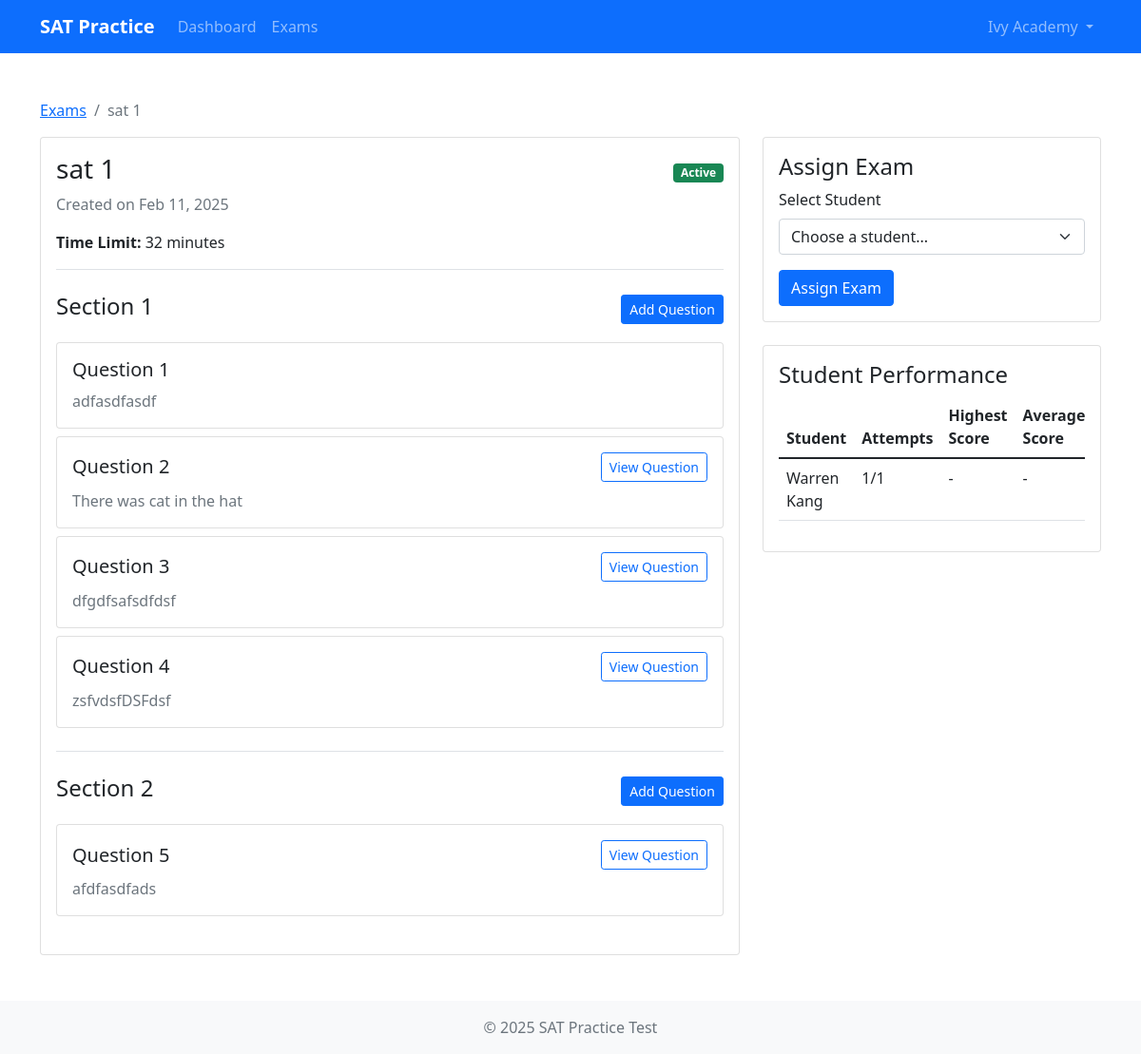
The page /dashboard/exams/1/ (signed in) on the database its author committed.
### accounts/models.py (models this page shows, shortened)
class User(AbstractUser):
    username = None  # Remove username field
    email = models.EmailField('email address', unique=True)
    first_name = models.CharField('first name', max_length=150)
    last_name = models.CharField('last name', max_length=150)
    is_student = models.BooleanField(default=False)
    is_teacher = models.BooleanField(default=False)
    is_academy = models.BooleanField(default=False)
    academy_profile = models.ForeignKey(
        'Academy',
        on_delete=models.CASCADE,
        null=True,
        blank=True,
        related_name='members'
    )
    objects = CustomUserManager()
    USERNAME_FIELD = 'email'
    REQUIRED_FIELDS = ['first_name', 'last_name']
    class Meta:
        verbose_name = 'User'
        verbose_name_plural = 'Users'

class Student(User):
    grade_level = models.IntegerField(null=True, blank=True)
    total_tests_taken = models.IntegerField(default=0)
    average_score = models.FloatField(null=True, blank=True)
    class Meta:
        verbose_name = 'Student'
        verbose_name_plural = 'Students'

### exams/models.py (models this page shows, shortened)
class Exam(models.Model):
    title = models.CharField(max_length=200)
    created_at = models.DateTimeField(auto_now_add=True)
    academy = models.ForeignKey(Academy, on_delete=models.CASCADE, related_name='created_exams')
    is_active = models.BooleanField(default=True)
    time_limit = models.IntegerField(default=32, help_text='Time limit in minutes')

class ReadingPassage(models.Model):
    exam = models.ForeignKey(Exam, on_delete=models.CASCADE, related_name='passages')
    text = models.TextField()
    section = models.IntegerField(choices=[(1, 'Section 1'), (2, 'Section 2')])
    class Meta:
        ordering = ['section']

### exams/views.py (the view)
# urls.py: path('exams/<int:pk>/', views.ExamDetailView.as_view(), name='exam_detail'),
class ExamDetailView(AcademyRequiredMixin, DetailView):
    model = Exam
    template_name = 'exams/exam_detail.html'
    context_object_name = 'exam'
    def get_queryset(self):
        academy = Academy.objects.get(id=self.request.user.id)
        return Exam.objects.filter(academy=academy)
    def get_context_data(self, **kwargs):
        context = super().get_context_data(**kwargs)
        academy = Academy.objects.get(id=self.request.user.id)
        students = Student.objects.filter(academy_profile=academy)
        attempts = StudentExam.objects.filter(exam=self.object)
        student_data = []
        for student in students:
            student_attempts = attempts.filter(student=student)
            completed_attempts = student_attempts.filter(status='completed')
            data = {
                'student': student,
                'total_attempts': student_attempts.count(),
                'completed_attempts': completed_attempts.count(),
                'average_score': completed_attempts.aggregate(Avg('score'))['score__avg'] or 0,
                'highest_score': completed_attempts.aggregate(Max('score'))['score__max'] or 0,
                'latest_attempt': student_attempts.order_by('-completed_at').first()
            }
            student_data.append(data)
        context['students'] = students
        context['student_data'] = student_data
        return context

### exams/templatetags/exam_filters.py (called while the page is built)
@register.filter
def has_passages_in_section(passages, section):
    section_num = int(section)
    return any(p.section == section_num for p in passages)

### exams/views.py (called while the page is built)
    def test_func(self):
        return self.request.user.is_authenticated and self.request.user.is_academy

### exams/templates/exams/exam_detail.html (shortened to what this page needs)
{% extends 'registration/base.html' %}
{% load exam_filters %}
{% block content %}
<div class="container mt-4">
    <nav aria-label="breadcrumb">
        <ol class="breadcrumb">
            <li class="breadcrumb-item"><a href="{% url 'exam_list' %}">Exams</a></li>
            <li class="breadcrumb-item active">{{ exam.title }}</li>
        </ol>
    </nav>
    <div class="row">
        <div class="col-md-8">
            <div class="card mb-4">
                <div class="card-body">
                    <div class="d-flex justify-content-between align-items-center">
                        <h3 class="card-title">{{ exam.title }}</h3>
                        <span class="badge {% if exam.is_active %}bg-success{% else %}bg-secondary{% endif %}">
                            {{ exam.is_active|yesno:"Active,Inactive" }}
                        </span>
                    </div>
                    <p class="text-muted">Created on {{ exam.created_at|date:"M d, Y" }}</p>
                    <p><strong>Time Limit:</strong> {{ exam.time_limit }} minutes</p>
                    {% for section in "12"|make_list %}
                    <div class="section-block mb-4">
                        <div class="d-flex justify-content-between align-items-center">
                            <h4>Section {{ section }}</h4>
                            <a href="{% url 'passage_create' exam.pk %}?section={{ section }}" class="btn btn-sm btn-primary">
                                Add Question
                            </a>
                        </div>
                        {% with passages=exam.passages.all %}
                        <div class="passages mt-3">
                            {% for passage in passages %}
                            {% if passage.section == section|add:"0" %}
                            <div class="card mb-2">
                                <div class="card-body">
                                    <div class="d-flex justify-content-between align-items-center">
                                        <h5 class="mb-0">Question {{ forloop.counter }}</h5>
                                        <div>
                                            <span class="badge {% if passage.question %}text-bg-success{% else %}text-bg-warning{% endif %} me-2">
                                            </span>
                                            {% if passage.question %}
                                            <a href="{% url 'passage_detail' exam.pk passage.pk %}" class="btn btn-sm btn-outline-primary">
                                                View Question
                                            </a>
                                            {% endif %}
                                        </div>
                                    </div>
                                    <p class="text-muted mb-0 mt-2">
                                        {{ passage.text|truncatewords:30 }}
                                    </p>
                                </div>
                            </div>
                            {% endif %}
                            {% endfor %}
                        </div>
                        {% endwith %}
                    </div>
                    {% endfor %}
                </div>
            </div>
        </div>
        <div class="col-md-4">
            <div class="card mb-4">
                <div class="card-body">
                    <h4 class="card-title">Assign Exam</h4>
                    {% if students %}
                    <form method="post" action="{% url 'assign_exam' exam.pk %}">
                        <div class="mb-3">
                            <label for="student_id" class="form-label">Select Student</label>
                            <select name="student_id" id="student_id" class="form-select" required>
                                <option value="">Choose a student...</option>
                            </select>
                        </div>
                        <button type="submit" class="btn btn-primary">Assign Exam</button>
                    </form>
                    {% else %}
                    <div class="alert alert-info">
                        No students available for assignment.
                    </div>
                    {% endif %}
                </div>
            </div>
            <div class="card mb-4">
                <div class="card-body">
                    <h4 class="card-title">Student Performance</h4>
                    <div class="table-responsive">
                        <table class="table table-hover">
                            <thead>
                                <tr>
                                    <th>Student</th>
                                    <th>Attempts</th>
                                    <th>Highest Score</th>
                                    <th>Average Score</th>
                                </tr>
                            </thead>
                            <tbody>
                                {% for data in student_data %}
                                <tr>
                                    <td>{{ data.student.get_full_name }}</td>
                                    <td>{{ data.completed_attempts }}/{{ data.total_attempts }}</td>
                                    <td>
                                        {% if data.highest_score %}
                                            {{ data.highest_score }}/54
                                        {% else %}
                                            -
                                        {% endif %}
                                    </td>
                                    <td>
                                        {% if data.average_score %}
                                            {{ data.average_score|floatformat:1 }}/54
                                        {% else %}
                                            -
                                        {% endif %}
                                    </td>
                                </tr>
                                {% endfor %}
                            </tbody>
                        </table>
                    </div>
                </div>
            </div>
        </div>
    </div>
</div>
{% endblock %}

### accounts/templates/registration/base.html (shortened to what this page needs)
<!DOCTYPE html>
<html>
<head>
    <link href="https://cdn.jsdelivr.net/npm/bootstrap@5.1.3/dist/css/bootstrap.min.css" rel="stylesheet">
    <link rel="stylesheet" href="https://cdn.jsdelivr.net/npm/bootstrap-icons@1.7.2/font/bootstrap-icons.css">
</head>
<body>
    <nav class="navbar navbar-expand-lg navbar-dark bg-primary">
        <div class="container">
            <a class="navbar-brand" href="{% url 'accounts:profile' %}">SAT Practice</a>
            {% if user.is_authenticated %}
            <div class="collapse navbar-collapse" id="navbarNav">
                <ul class="navbar-nav me-auto">
                    <li class="nav-item">
                        <a class="nav-link" href="{% url 'accounts:profile' %}">Dashboard</a>
                    </li>
                    {% if user.is_academy %}
                    <li class="nav-item">
                        <a class="nav-link" href="{% url 'exam_list' %}">Exams</a>
                    </li>
                    {% elif user.is_student %}
                    <li class="nav-item">
                        <a class="nav-link" href="{% url 'student_exam_list' %}">My Exams</a>
                    </li>
                    {% endif %}
                </ul>
                <ul class="navbar-nav">
                    <li class="nav-item dropdown">
                        <a class="nav-link dropdown-toggle" href="#" id="navbarDropdown" role="button" data-bs-toggle="dropdown">
                            {{ user.get_full_name }}
                        </a>
                    </li>
                </ul>
            </div>
            {% endif %}
        </div>
    </nav>
    <div class="main-content py-4">
        {% block content %}{% endblock %}
    </div>
    <footer class="footer mt-auto py-3 bg-light">
        <div class="container text-center">
            <span class="text-muted">© 2025 SAT Practice Test</span>
        </div>
    </footer>
</body>
</html>

### accounts/templates/registration/base.html (style rules this page uses)
body { min-height: 100vh; display: flex; flex-direction: column; }
.main-content { flex: 1; }
.navbar-brand { font-weight: bold; }

### exams/templates/exams/exam_detail.html (style rules this page uses)
.section-block { border-top: 1px solid #dee2e6; padding-top: 1.5rem; }

### rows shown on the page
User: get_full_name "Ivy Academy"
Exam: title "sat 1", is_active "Active", created_at "Feb 11, 2025", time_limit "32"
ReadingPassage: text "adfasdfasdf"
ReadingPassage: shows "View Question", text "There was cat in the hat"
ReadingPassage: shows "View Question", text "dfgdfsafsdfdsf"
ReadingPassage: shows "View Question", text "zsfvdsfDSFdsf"
ReadingPassage: shows "View Question", text "afdfasdfads"
Student: student.get_full_name "Warren Kang", completed_attempts "1", total_attempts "1"

### other values the page prints
{{ section }} "1" "2"
